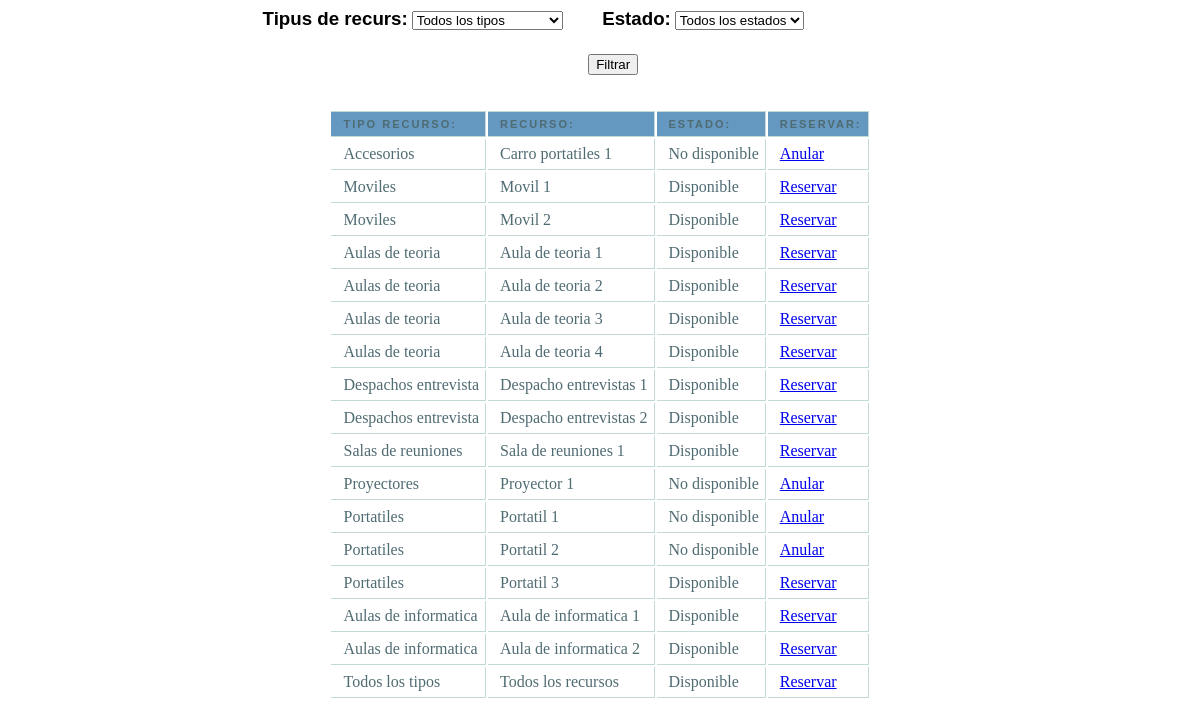
Page /formularis_definitiu.php on the committed database.
### tables this page shows
CREATE TABLE IF NOT EXISTS `resources` (
  `idResource` int(255) NOT NULL,
  `nomR` varchar(50) NOT NULL,
  `idEstado` int(11) NOT NULL,
  `idRType` int(11) NOT NULL
);

CREATE TABLE IF NOT EXISTS `resourcestype` (
  `idRType` int(255) NOT NULL,
  `tipo` varchar(20) NOT NULL
);

CREATE TABLE IF NOT EXISTS `estadoinfo` (
  `idEstado` int(255) NOT NULL,
  `nomEstado` varchar(20) NOT NULL
);

### formularis_definitiu.php (the view, shortened to what this page needs)
<link rel="stylesheet" href="css/tablareservas.css">
<!DOCTYPE html>
<html>
	<head>
	</head>
	<body>
		<div id="desplegables">
			<form name="formulario_reservas" action="paginausuario_reservar.php" method="POST">
				<?php
					if (!isset($_REQUEST['tiporecursos'])){
						$conn=mysqli_connect('localhost','root','','bd_intranet');
		                $consulta_Rtype="SELECT idRType, tipo FROM resourcestype";
		                $datos=mysqli_query($conn,$consulta_Rtype);
		        ?>
						<div id="div_izq"><h3>Tipus de recurs:</h3>
						<select name="tiporecursos" onchange="OnSelectionChange(this)">
				            <?php
				            	while($nom=mysqli_fetch_array($datos)){
				               		echo "<option value='$nom[idRType]' selected=$nom[12]>".utf8_encode($nom['tipo'])."</option>";
				               	}
				            ?>
			            </select>
			        <?php
			        	$consulta_Estado="SELECT idEstado, nomEstado FROM estadoinfo";
			            $datos_estado=mysqli_query($conn,$consulta_Estado);
			        ?></div>
			        	<div id="div_cen"><h3>Estado:</h3>
			            <select name="estado">
			            	<?php
			            		while($nombres=mysqli_fetch_array($datos_estado)){
				               		echo "<option value='$nombres[idEstado]' selected=$nombres[4]>".utf8_encode($nombres['nomEstado'])."</option>";
				               	}
			            	?>
			        	</select>
		        <?php
		        	}
	       		?></div>
	       		<br>
	       		<div id="div_boton"><input type="submit" value="Filtrar"></div>
	       	</form>
        </div>
        <div >
        	<br>
        	<center><table class="mytable">
        		<tr>
        			<th>Tipo Recurso:</th>
        			<th>Recurso:</th>
        			<th>Estado:</th>
        			<th>Reservar:</th>
        		</tr>
		        	<?php
		        		if ((!isset($_REQUEST['tiporecursos'])) OR ($_REQUEST['tiporecursos']==12)){
			        		$conn=mysqli_connect('localhost','root','','bd_intranet');
					        if ((!isset($_REQUEST['estado'])) OR ($_REQUEST['estado']==4)){
					        	$sql="SELECT resources.*, resourcestype.*, estadoinfo.* FROM ((resourcestype INNER JOIN resources ON resourcestype.idRType=resources.idRType) INNER JOIN estadoinfo ON resources.idEstado=estadoInfo.idEstado)";
					        }else{
					        	$sql="SELECT resources.*, resourcestype.*, estadoinfo.* FROM ((resourcestype INNER JOIN resources ON resourcestype.idRType=resources.idRType) INNER JOIN estadoinfo ON resources.idEstado=estadoInfo.idEstado) WHERE resources.idEstado=$_REQUEST[estado] OR resources.idEstado=3";
					        }
					        $datos=mysqli_query($conn,$sql);
					        $num_filas = mysqli_num_rows($datos);
					        if ($num_filas!=0){
						        while($valor=mysqli_fetch_array($datos)){
								    echo "<tr>";
									    echo "<td>".$valor['tipo']."</td>";
									    echo "<td>".$valor['nomR']."</td>";
									    echo "<td>".$valor['nomEstado']."</td>";
									    if ($valor['nomEstado']=="Disponible"){
									    	echo "<td><a href=paginausuario_reservar2.php?idresource=".$valor['idResource'].">Reservar</a></td>";
									    } else {
									    	echo "<td><a href=paginausuario_reservar2.php?idresource=".$valor['idResource'].">Anular</a></td>";
									    }
								    echo "</tr>";
								}
							}
						}
		        	?>
        	</table></center>
        </div>
	</body>
</html>

### css/tablareservas.css (style rules this page uses)
th { font: bold 11px "Trebuchet MS", Verdana, Arial, Helvetica, sans-serif; color: #4f6b72; border-right: 1px solid #C1DAD7; border-bottom: 1px solid #C1DAD7; border-top: 1px solid #C1DAD7; letter-spacing: 2px; text-transform: uppercase; text-align: left; padding: 6px 6px 6px 12px; background: #6498C1 url(images/bg_header.jpg) no-repeat; }
td { border-right: 1px solid #C1DAD7; border-bottom: 1px solid #C1DAD7; background: #fff; padding: 6px 6px 6px 12px; color: #4f6b72; }
h3 { font-family: Helvetica; display: inline; }
#div_izq { display:inline-block; margin-left: 21.5% }
#div_cen { display:inline-block; margin-left:3%; }
#div_boton { margin-left: 49%; margin-top: 2%; }

### rows in the picture
resources: idRType.tipo "Accesorios", nomR "Carro portatiles 1", idEstado.nomEstado "No disponible"
resources: idRType.tipo "Moviles", nomR "Movil 1", idEstado.nomEstado "Disponible"
resources: idRType.tipo "Moviles", nomR "Movil 2", idEstado.nomEstado "Disponible"
resources: idRType.tipo "Aulas de teoria", nomR "Aula de teoria 1", idEstado.nomEstado "Disponible"
resources: idRType.tipo "Aulas de teoria", nomR "Aula de teoria 2", idEstado.nomEstado "Disponible"
resources: idRType.tipo "Aulas de teoria", nomR "Aula de teoria 3", idEstado.nomEstado "Disponible"
resources: idRType.tipo "Aulas de teoria", nomR "Aula de teoria 4", idEstado.nomEstado "Disponible"
resources: idRType.tipo "Despachos entrevista", nomR "Despacho entrevistas 1", idEstado.nomEstado "Disponible"
resources: idRType.tipo "Despachos entrevista", nomR "Despacho entrevistas 2", idEstado.nomEstado "Disponible"
resources: idRType.tipo "Salas de reuniones", nomR "Sala de reuniones 1", idEstado.nomEstado "Disponible"
resources: idRType.tipo "Proyectores", nomR "Proyector 1", idEstado.nomEstado "No disponible"
resources: idRType.tipo "Portatiles", nomR "Portatil 1", idEstado.nomEstado "No disponible"
resources: idRType.tipo "Portatiles", nomR "Portatil 2", idEstado.nomEstado "No disponible"
resources: idRType.tipo "Portatiles", nomR "Portatil 3", idEstado.nomEstado "Disponible"
resources: idRType.tipo "Aulas de informatica", nomR "Aula de informatica 1", idEstado.nomEstado "Disponible"
resources: idRType.tipo "Aulas de informatica", nomR "Aula de informatica 2", idEstado.nomEstado "Disponible"
resources: idRType.tipo "Todos los tipos", nomR "Todos los recursos", idEstado.nomEstado "Disponible"

### other values in the picture
form field tiporecursos "Todos los tipos"
form field estado "Todos los estados"
